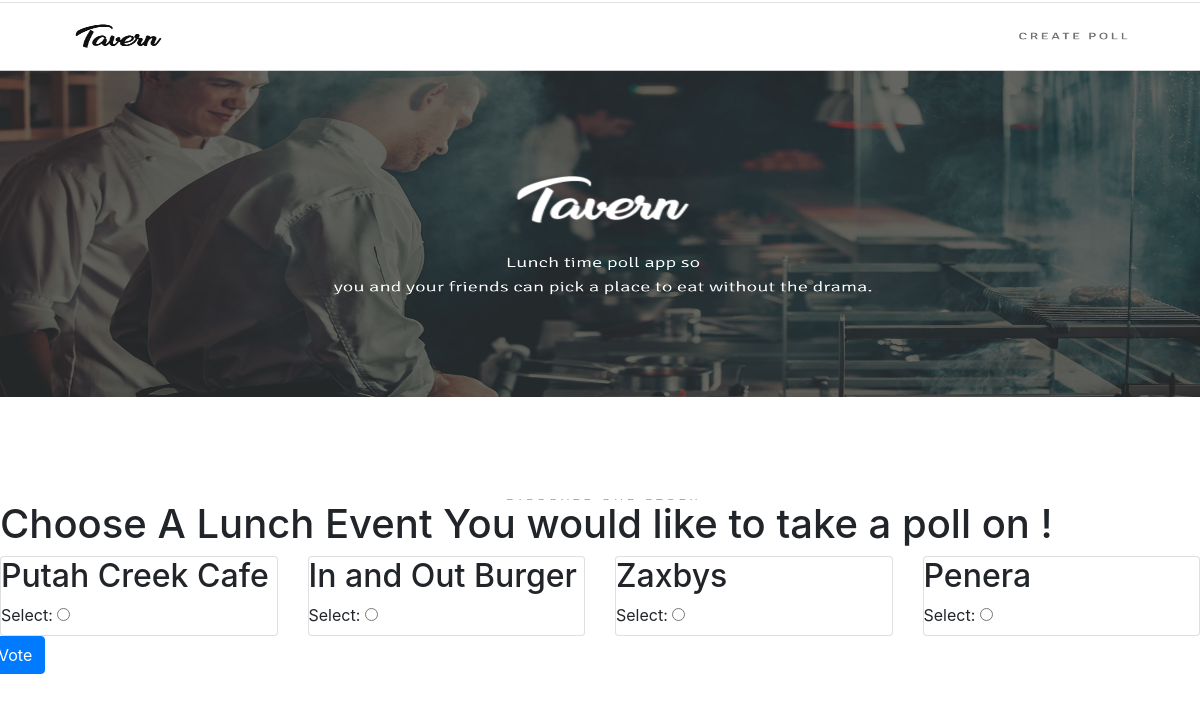
Screenshot of /3/ with the database file from the repository.
### tavern/models.py (models this page shows, shortened)
class Location(models.Model):
    lunch = models.ForeignKey('Lunch', on_delete=models.CASCADE)
    suggested_locations = models.CharField(max_length=100,  null=True)
    votes = models.IntegerField(default=0)

### tavern/views.py (the view)
# urls.py: path('<int:pk>/', views.Details.as_view(), name='detail'),
class Details(TemplateView):
    template_name = "details.html"
    def get_context_data(self, **kwargs):
        available_locations = Location.objects.all()
        lunch_pk = self.kwargs.get('pk')
        lunch= Lunch.objects.get(pk=lunch_pk)
        context = {
                "details" : available_locations,
                "lunch" : lunch
        }
        return context

### tavern/Templates/details.html (shortened to what this page needs)
{% extends "base.html"%}
{% block content %}
   <form action="{% url 'tavern:vote' lunch.id %}" method="post" class="row">
       {% for location in lunch.location_set.all %}
            <div class="col-md-3">
                <div class="card">
                  <label for="Location{{ forloop.counter }}">
                      <h2>{{ location.suggested_locations }} </h2>
                       Select: <input type="radio" name="location" id="location{{ forloop.counter }}" value="{{ location.id }}" />
                </div>
            </div>
       {% endfor %}
       <input type="submit" class="btn btn-primary" value="Vote" />
    </form>
{% endblock %}

### rows the page displays
Location: suggested_locations "Putah Creek Cafe"
Location: suggested_locations "In and Out Burger"
Location: suggested_locations "Zaxbys"
Location: suggested_locations "Penera"
